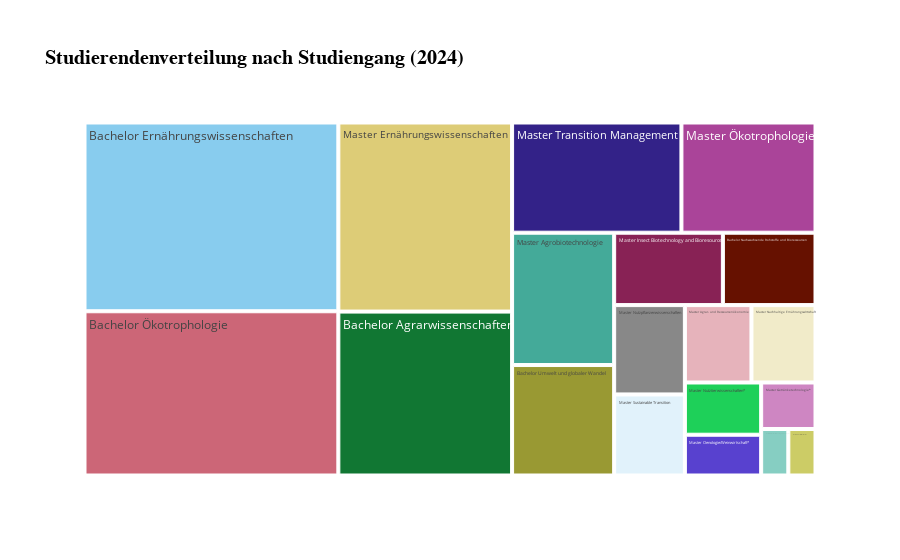

Here is the notebook cell this chart was saved with:
### Code cell
# Treemap erstellen
fig = px.treemap(
    studiengang_verteilung,
    path=["Studiengang"],
    values="Anzahl Studierende",
    title="Studierendenverteilung nach Studiengang (2024)",
    color_discrete_sequence=px.colors.qualitative.Safe,
    template="infoviz"
)

fig.show()

### Figure 1 — Plotly figure (JSON) as saved in the notebook; plotly's stock layout.template omitted (floating-point values rounded to 4 significant figures)
{"data": [{"branchvalues": "total", "domain": {"x": [0, 1], "y": [0, 1]}, "hovertemplate": "labels=%{label}<br>Anzahl Studierende=%{value}<br>parent=%{parent}<br>id=%{id}<extra></extra>", "ids": ["Bachelor Agrarwissenschaften", "Bachelor Ernährungswissenschaften", "Bachelor Nachwachsende Rohstoffe und Bioressourcen", "Bachelor Ökotrophologie", "Bachelor Umwelt und globaler Wandel", "Master Agrar- und Ressourcenökonomie", "Master Agrobiotechnologie", "Master Ernährungswissenschaften", "Master Getränketechnologie*", "Master Informationstechnologie in den Agrar- und Umweltwissenschaften*", "Master Insect Biotechnology and Bioresources", "Master Nachhaltige Ernährungswirtschaft", "Master Nutzpflanzenwissenschaften", "Master Nutztierwissenschaften*", "Master Oenologie/Weinwirtschaft*", "Master Ökotrophologie", "Master Sustainable Transition", "Master Transition Management", "Master Umweltwissenschaften"], "labels": ["Bachelor Agrarwissenschaften", "Bachelor Ernährungswissenschaften", "Bachelor Nachwachsende Rohstoffe und Bioressourcen", "Bachelor Ökotrophologie", "Bachelor Umwelt und globaler Wandel", "Master Agrar- und Ressourcenökonomie", "Master Agrobiotechnologie", "Master Ernährungswissenschaften", "Master Getränketechnologie*", "Master Informationstechnologie in den Agrar- und Umweltwissenschaften*", "Master Insect Biotechnology and Bioresources", "Master Nachhaltige Ernährungswirtschaft", "Master Nutzpflanzenwissenschaften", "Master Nutztierwissenschaften*", "Master Oenologie/Weinwirtschaft*", "Master Ökotrophologie", "Master Sustainable Transition", "Master Transition Management", "Master Umweltwissenschaften"], "name": "", "parents": ["", "", "", "", "", "", "", "", "", "", "", "", "", "", "", "", "", "", ""], "type": "treemap", "values": [293.0, 493.0, 69.0, 429.0, 116.0, 53.0, 139.0, 338.0, 26.0, 13.0, 81.0, 51.0, 65.0, 41.0, 32.0, 152.0, 59.0, 192.0, 13.0]}], "layout": {"legend": {"tracegroupgap": 0}, "title": {"text": "Studierendenverteilung nach Studiengang (2024)"}, "treemapcolorway": ["rgb(136, 204, 238)", "rgb(204, 102, 119)", "rgb(221, 204, 119)", "rgb(17, 119, 51)", "rgb(51, 34, 136)", "rgb(170, 68, 153)", "rgb(68, 170, 153)", "rgb(153, 153, 51)", "rgb(136, 34, 85)", "rgb(102, 17, 0)", "rgb(136, 136, 136)"]}}
